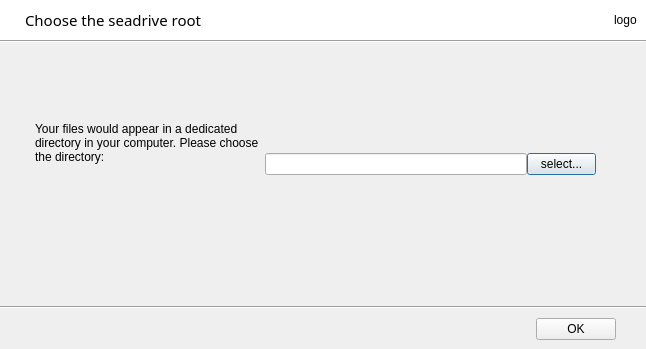
<?xml version="1.0" encoding="UTF-8"?>
<ui version="4.0">
 <class>SeaDriveRootDialog</class>
 <widget class="QDialog" name="SeaDriveRootDialog">
  <property name="geometry">
   <rect>
    <x>0</x>
    <y>0</y>
    <width>646</width>
    <height>349</height>
   </rect>
  </property>
  <property name="windowTitle">
   <string notr="true">Dialog</string>
  </property>
  <property name="styleSheet">
   <string notr="true">QLineEdit {
min-width: 260px;
}</string>
  </property>
  <layout class="QVBoxLayout" name="verticalLayout">
   <property name="spacing">
    <number>0</number>
   </property>
   <property name="leftMargin">
    <number>0</number>
   </property>
   <property name="topMargin">
    <number>0</number>
   </property>
   <property name="rightMargin">
    <number>0</number>
   </property>
   <property name="bottomMargin">
    <number>0</number>
   </property>
   <item>
    <widget class="QWidget" name="widget" native="true">
     <property name="styleSheet">
      <string notr="true">background: white;</string>
     </property>
     <layout class="QHBoxLayout" name="horizontalLayout_2">
      <property name="leftMargin">
       <number>25</number>
      </property>
      <item>
       <widget class="QLabel" name="mTitle">
        <property name="font">
         <font>
          <family>Sans Serif</family>
          <pointsize>11</pointsize>
         </font>
        </property>
        <property name="styleSheet">
         <string notr="true"/>
        </property>
        <property name="text">
         <string>Choose the seadrive root</string>
        </property>
       </widget>
      </item>
      <item>
       <spacer name="horizontalSpacer_4">
        <property name="orientation">
         <enum>Qt::Horizontal</enum>
        </property>
        <property name="sizeHint" stdset="0">
         <size>
          <width>376</width>
          <height>20</height>
         </size>
        </property>
       </spacer>
      </item>
      <item>
       <widget class="QLabel" name="mLogo">
        <property name="text">
         <string notr="true">logo</string>
        </property>
       </widget>
      </item>
     </layout>
    </widget>
   </item>
   <item>
    <widget class="Line" name="line">
     <property name="orientation">
      <enum>Qt::Horizontal</enum>
     </property>
    </widget>
   </item>
   <item>
    <spacer name="verticalSpacer">
     <property name="orientation">
      <enum>Qt::Vertical</enum>
     </property>
     <property name="sizeHint" stdset="0">
      <size>
       <width>20</width>
       <height>85</height>
      </size>
     </property>
    </spacer>
   </item>
   <item>
    <layout class="QHBoxLayout" name="horizontalLayout_3">
     <item>
      <layout class="QVBoxLayout" name="verticalLayout_2">
       <property name="spacing">
        <number>3</number>
       </property>
       <property name="leftMargin">
        <number>35</number>
       </property>
       <property name="topMargin">
        <number>0</number>
       </property>
       <property name="rightMargin">
        <number>2</number>
       </property>
       <property name="bottomMargin">
        <number>62</number>
       </property>
       <item>
        <spacer name="verticalSpacer_4">
         <property name="orientation">
          <enum>Qt::Vertical</enum>
         </property>
         <property name="sizeHint" stdset="0">
          <size>
           <width>20</width>
           <height>40</height>
          </size>
         </property>
        </spacer>
       </item>
       <item>
        <widget class="QLabel" name="label">
         <property name="text">
          <string>Your files would appear in a dedicated directory in your computer. Please choose the directory:</string>
         </property>
         <property name="wordWrap">
          <bool>true</bool>
         </property>
        </widget>
       </item>
       <item>
        <spacer name="verticalSpacer_3">
         <property name="orientation">
          <enum>Qt::Vertical</enum>
         </property>
         <property name="sizeHint" stdset="0">
          <size>
           <width>20</width>
           <height>40</height>
          </size>
         </property>
        </spacer>
       </item>
      </layout>
     </item>
     <item>
      <layout class="QVBoxLayout" name="verticalLayout_3">
       <property name="leftMargin">
        <number>0</number>
       </property>
       <property name="rightMargin">
        <number>50</number>
       </property>
       <property name="bottomMargin">
        <number>20</number>
       </property>
       <item>
        <spacer name="verticalSpacer_5">
         <property name="orientation">
          <enum>Qt::Vertical</enum>
         </property>
         <property name="sizeHint" stdset="0">
          <size>
           <width>20</width>
           <height>40</height>
          </size>
         </property>
        </spacer>
       </item>
       <item>
        <layout class="QHBoxLayout" name="horizontalLayout_4">
         <item>
          <widget class="QLineEdit" name="mCacheDirLineEdit">
           <property name="minimumSize">
            <size>
             <width>262</width>
             <height>0</height>
            </size>
           </property>
          </widget>
         </item>
         <item>
          <widget class="QPushButton" name="mSelectSeadriveRootButton">
           <property name="enabled">
            <bool>true</bool>
           </property>
           <property name="minimumSize">
            <size>
             <width>69</width>
             <height>0</height>
            </size>
           </property>
           <property name="text">
            <string>select...</string>
           </property>
          </widget>
         </item>
        </layout>
       </item>
       <item>
        <spacer name="verticalSpacer_6">
         <property name="orientation">
          <enum>Qt::Vertical</enum>
         </property>
         <property name="sizeHint" stdset="0">
          <size>
           <width>20</width>
           <height>40</height>
          </size>
         </property>
        </spacer>
       </item>
      </layout>
     </item>
    </layout>
   </item>
   <item>
    <spacer name="verticalSpacer_2">
     <property name="orientation">
      <enum>Qt::Vertical</enum>
     </property>
     <property name="sizeHint" stdset="0">
      <size>
       <width>20</width>
       <height>85</height>
      </size>
     </property>
    </spacer>
   </item>
   <item>
    <widget class="Line" name="line_2">
     <property name="orientation">
      <enum>Qt::Horizontal</enum>
     </property>
    </widget>
   </item>
   <item>
    <layout class="QHBoxLayout" name="horizontalLayout">
     <property name="spacing">
      <number>10</number>
     </property>
     <property name="leftMargin">
      <number>9</number>
     </property>
     <property name="topMargin">
      <number>9</number>
     </property>
     <property name="rightMargin">
      <number>30</number>
     </property>
     <property name="bottomMargin">
      <number>9</number>
     </property>
     <item>
      <spacer name="horizontalSpacer">
       <property name="orientation">
        <enum>Qt::Horizontal</enum>
       </property>
       <property name="sizeHint" stdset="0">
        <size>
         <width>40</width>
         <height>20</height>
        </size>
       </property>
      </spacer>
     </item>
     <item>
      <widget class="QPushButton" name="mOkBtn">
       <property name="text">
        <string>OK</string>
       </property>
      </widget>
     </item>
    </layout>
   </item>
  </layout>
 </widget>
 <tabstops>
  <tabstop>mOkBtn</tabstop>
 </tabstops>
 <resources/>
 <connections>
  <connection>
   <sender>mOkBtn</sender>
   <signal>clicked()</signal>
   <receiver>SeaDriveRootDialog</receiver>
   <slot>reject()</slot>
   <hints>
    <hint type="sourcelabel">
     <x>299</x>
     <y>180</y>
    </hint>
    <hint type="destinationlabel">
     <x>339</x>
     <y>4</y>
    </hint>
   </hints>
  </connection>
 </connections>
</ui>
